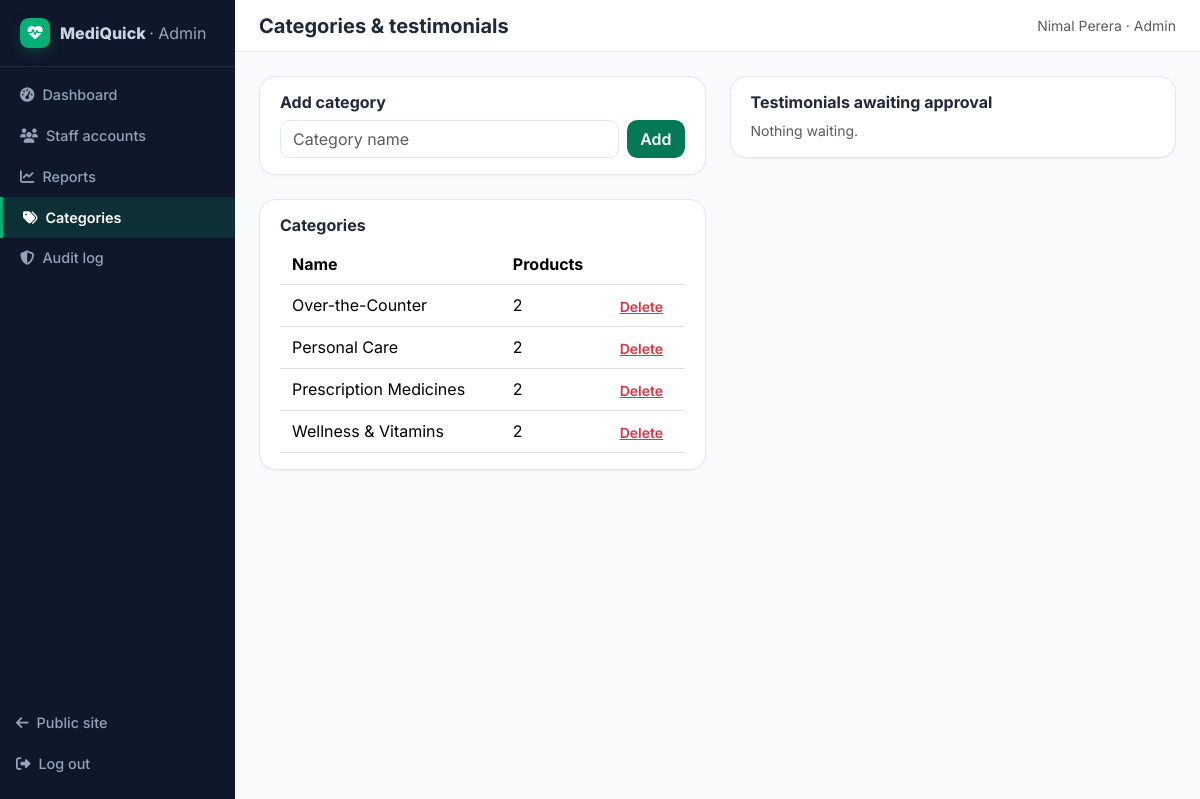
The page /mediquick/admin/categories.php (signed in) on the database its author committed.
### tables this page shows
CREATE TABLE categories (
  id          INT UNSIGNED AUTO_INCREMENT PRIMARY KEY,
  name        VARCHAR(80)  NOT NULL UNIQUE,
  slug        VARCHAR(80)  NOT NULL UNIQUE,
  description VARCHAR(255) NULL
);

### mediquick/includes/functions.php (called while the page is built, shortened)
<?php
function e(?string $value): string
{
    return htmlspecialchars($value ?? '', ENT_QUOTES, 'UTF-8');
}

### mediquick/admin/categories.php (the view, shortened to what this page needs)
<?php
require_once __DIR__ . '/../includes/bootstrap.php';
$categories = $pdo->query(
    'SELECT c.*, COUNT(p.id) product_count FROM categories c LEFT JOIN products p ON p.category_id = c.id
     GROUP BY c.id ORDER BY c.name'
)->fetchAll();
$testimonials = $pdo->query(
    "SELECT t.*, u.full_name FROM testimonials t JOIN users u ON u.id = t.customer_id
     WHERE t.is_approved = 0 ORDER BY t.created_at DESC"
)->fetchAll();
require __DIR__ . '/../includes/app-header.php';
?>
<div class="row g-4">
  <div class="col-md-6">
    <div class="kpi-tile mb-4">
      <h2 class="h6 fw-bold">Add category</h2>
      <form method="post" class="d-flex gap-2">
        <input name="name" class="form-control" placeholder="Category name" required>
        <button type="submit" name="add_category" value="1" class="btn" style="background:var(--brand);color:#fff">Add</button>
      </form>
    </div>
    <div class="kpi-tile">
      <h2 class="h6 fw-bold">Categories</h2>
      <table class="table table-sm-tight mb-0">
        <thead><tr><th>Name</th><th>Products</th><th></th></tr></thead>
        <tbody>
        <?php foreach ($categories as $cat): ?>
          <tr>
            <td><?= e($cat['name']) ?></td>
            <td><?= (int) $cat['product_count'] ?></td>
            <td>
              <form method="post" onsubmit="return confirm('Delete this category?')">
                <button type="submit" name="delete_category" value="<?= $cat['id'] ?>" class="btn btn-link btn-sm p-0 small text-danger">Delete</button>
              </form>
            </td>
          </tr>
        <?php endforeach; ?>
        </tbody>
      </table>
    </div>
  </div>
  <div class="col-md-6">
    <div class="kpi-tile">
      <h2 class="h6 fw-bold">Testimonials awaiting approval</h2>
      <?php if (!$testimonials): ?><p class="small text-muted mb-0">Nothing waiting.</p><?php endif; ?>
    </div>
  </div>
</div>
<?php require __DIR__ . '/../includes/app-footer.php'; ?>

### mediquick/assets/css/style.css (style rules this page uses)
:root { --brand-50: #F0FDF4; --brand-100: #DCFCE7; --brand-200: #BBF7D0; --brand-500: #00B074; --brand-600: #059669; --brand-700: #047857; --brand-900: #064E3B; --navy-800: #0A192F; --navy-900: #0F172A; --slate-50: #F8FAFC; --slate-100: #F1F5F9; --slate-200: #E2E8F0; --slate-400: #94A3B8; --slate-500: #64748B; --slate-800: #1E293B; --amber-100: #FEF3C7; --amber-700: #B45309; --brand: var(--brand-700); --brand-light: var(--brand-500); --brand-soft: var(--brand-100); --navy: var(--navy-900); --ink: var(--slate-800); --muted: var(--slate-500); --rule: var(--slate-200); }
body { font-family: 'Inter', system-ui, sans-serif; color: var(--ink); background: var(--slate-50); }
.btn { border-radius: .65rem; font-weight: 600; }
.form-control, .form-select { border-radius: .6rem; border-color: var(--rule); }
.kpi-tile { border: 1px solid var(--rule); border-radius: 1rem; background: #fff; padding: 1rem 1.25rem; box-shadow: 0 1px 2px rgba(15, 23, 42, .04); }
.table-sm-tight td, .table-sm-tight th { padding: .5rem .75rem; }

### rows shown on the page
categories: name "Over-the-Counter", product_count "2"
categories: name "Personal Care", product_count "2", $cat['id'] 4 (drawn)
categories: name "Prescription Medicines", product_count "2", $cat['id'] 1 (drawn)
categories: name "Wellness & Vitamins", product_count "2", $cat['id'] 3 (drawn)

### other values the page prints
$area "Admin"
$label "Dashboard"
$label "Staff accounts"
$label "Reports"
$label "Categories"
$label "Audit log"
$pageTitle "Categories & testimonials"
$user['name'] "Nimal Perera"
$user['role'] "Admin"
